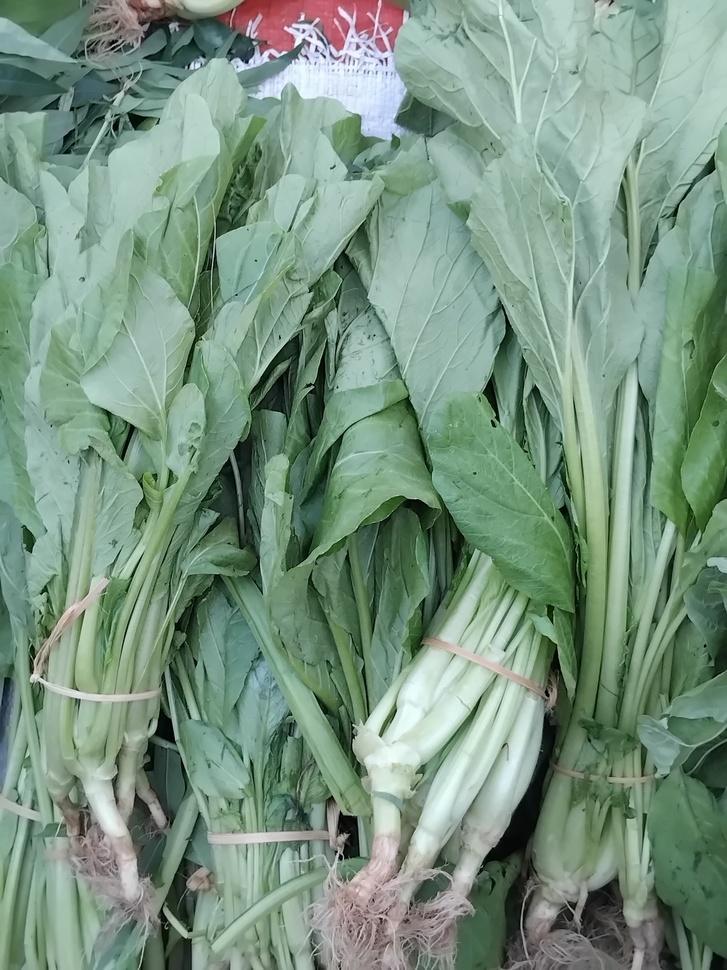
#> input picture project/caisin.jpeg, 727 x 970 px, shrunk from 3072 x 4096 before the run, found by its file name
$ python 'segmentasi cany.py'
#> lines starting #> are read from the running program, lines starting #| are printed output that depends on the picture
import cv2
import numpy as np
from matplotlib import pyplot as plt

# Read image
img = cv2.imread("D:/semester3/PENGCIT/caisin.jpeg", 0)
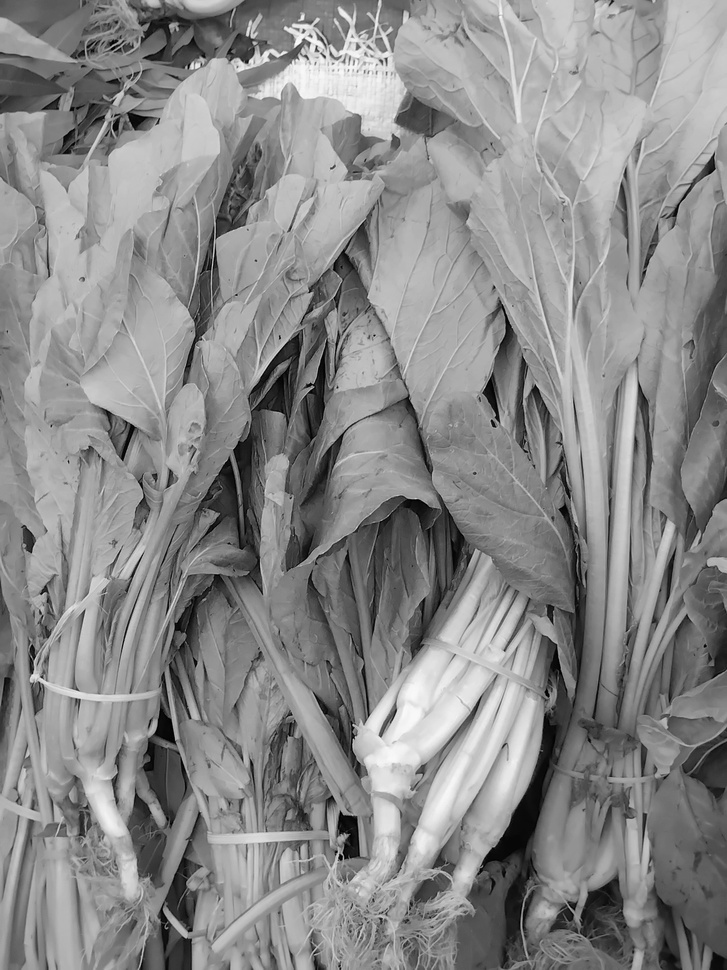
#> img: shape (970, 727); min 0, max 254, mean 137.7

#Find edge with Canny edge detection
edges = cv2.Canny(img, 100, 200)
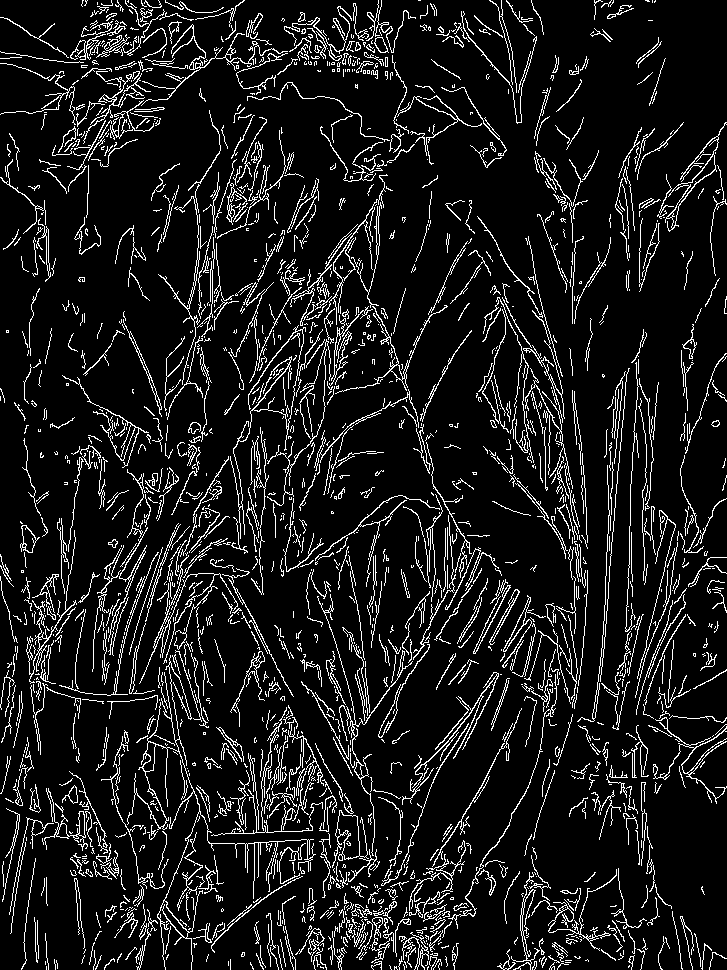
#> edges: shape (970, 727); 10.1% white in thin lines or dots

# Display
plt.subplot(1, 2, 1), plt.imshow(img, cmap='gray')
plt.title('Grayscale Image'), plt.xticks([]), plt.yticks([])

plt.subplot(1, 2, 2), plt.imshow(edges, cmap='ocean')
plt.title('Edge Detection'), plt.xticks([]), plt.yticks([])

# Show the plot
plt.show()
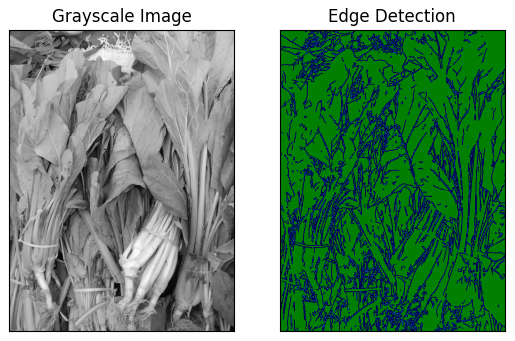
#> figure drawn by matplotlib, 2 panels

$ run again, with project/Gambas.jpeg copied over project/caisin.jpeg
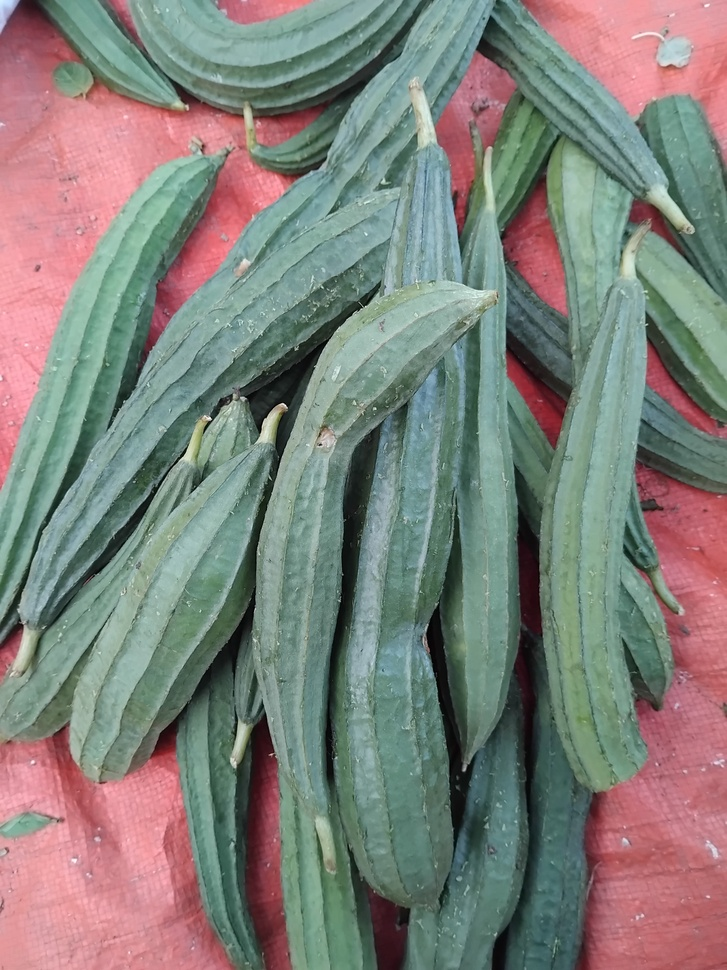
#> input picture project/Gambas.jpeg, 727 x 970 px, shrunk from 3072 x 4096 before the run, found by its file name
#> `edges = cv2.Canny(img, 100, 200)`:
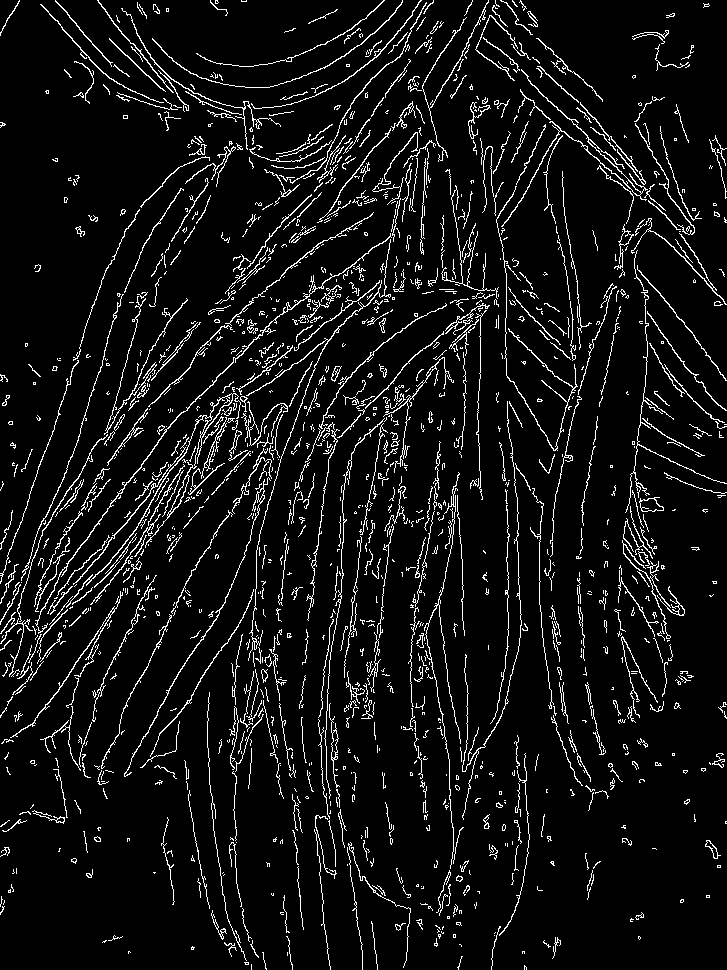
#> edges: shape (970, 727); 7% white in thin lines or dots
#> `plt.show()`:
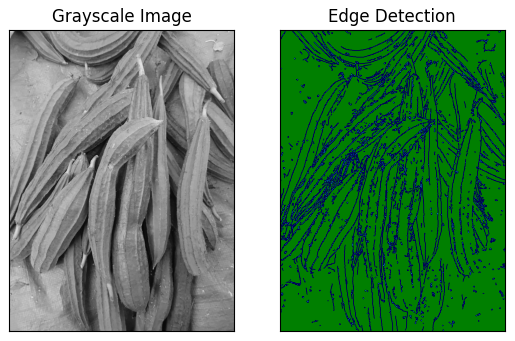
#> figure drawn by matplotlib, 2 panels

$ run again, with project/Genjer.jpeg copied over project/caisin.jpeg
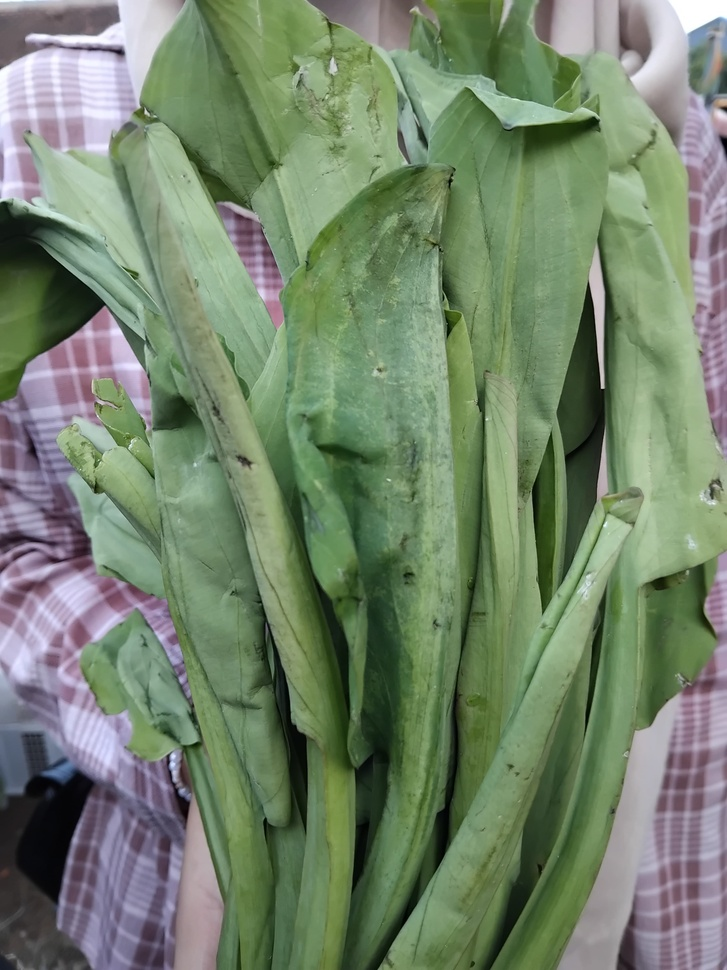
#> input picture project/Genjer.jpeg, 727 x 970 px, shrunk from 3072 x 4096 before the run, found by its file name
#> `edges = cv2.Canny(img, 100, 200)`:
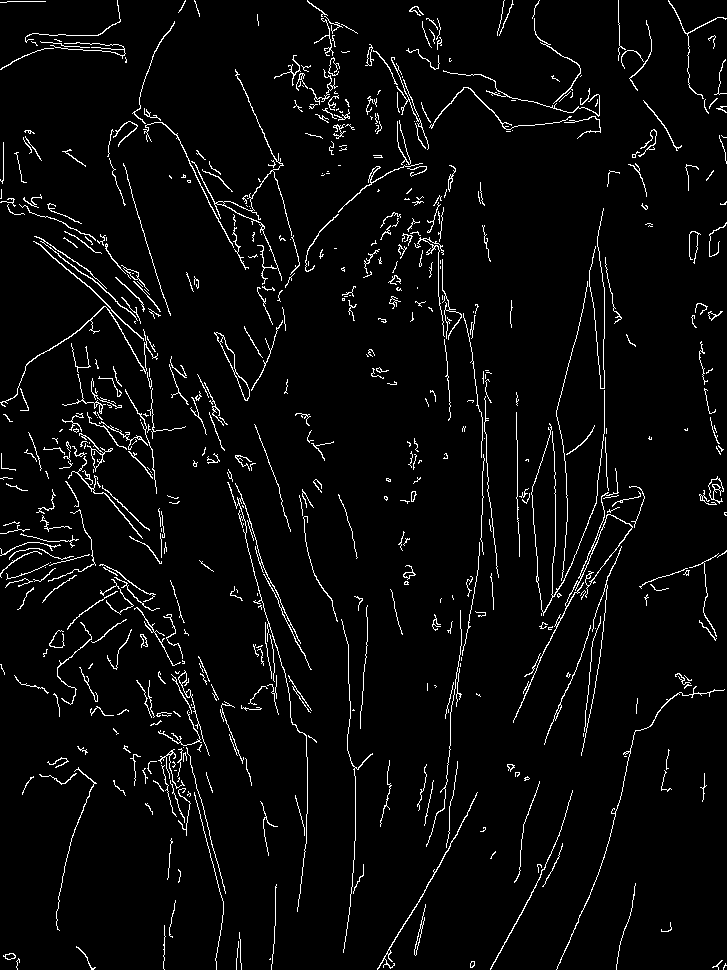
#> edges: shape (970, 727); 4% white in thin lines or dots
#> `plt.show()`:
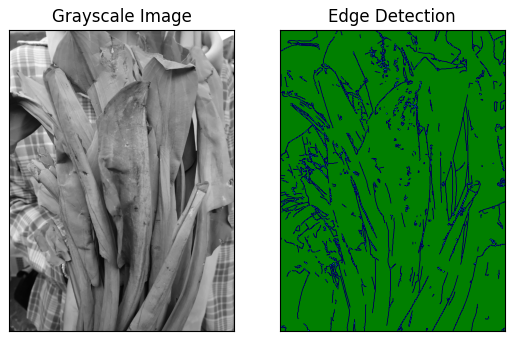
#> figure drawn by matplotlib, 2 panels

$ run again, with project/Kol.jpeg copied over project/caisin.jpeg
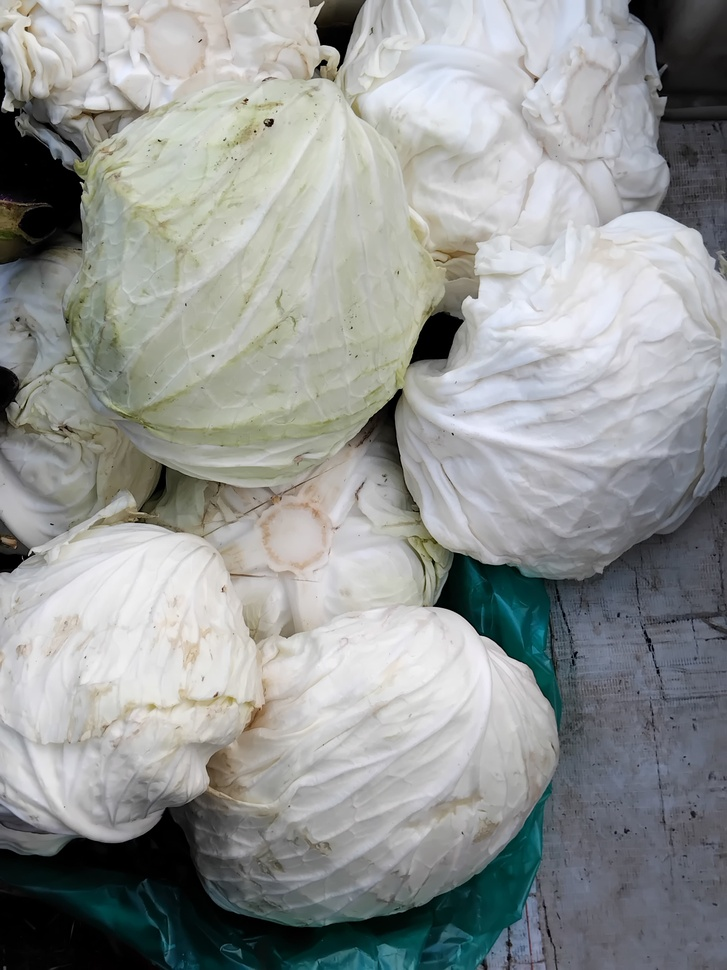
#> input picture project/Kol.jpeg, 727 x 970 px, shrunk from 3072 x 4096 before the run, found by its file name
#> `edges = cv2.Canny(img, 100, 200)`:
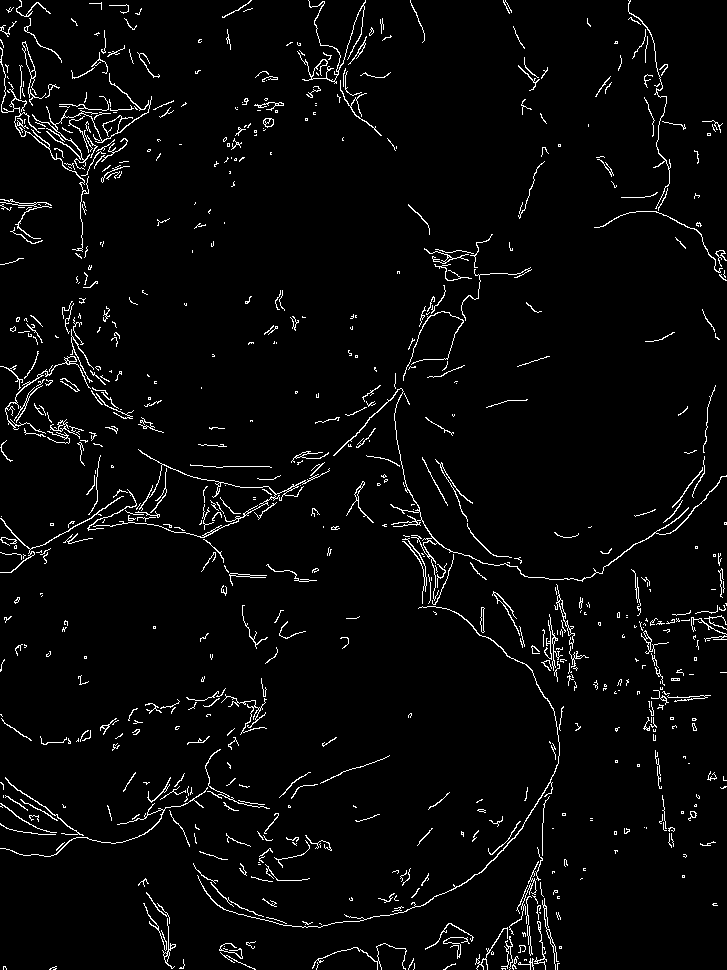
#> edges: shape (970, 727); 3.4% white in thin lines or dots
#> `plt.show()`:
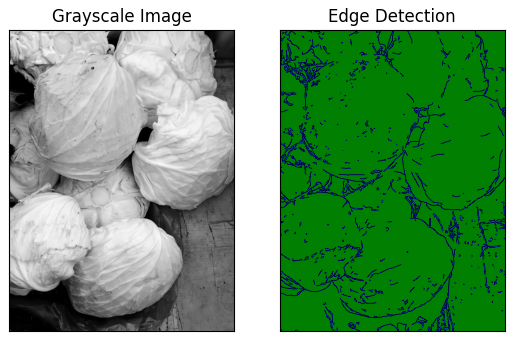
#> figure drawn by matplotlib, 2 panels
